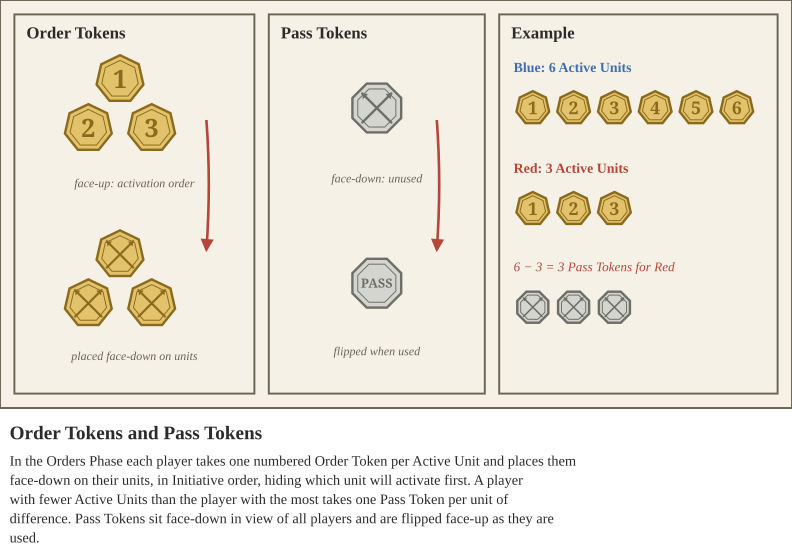

This figure's Python source:
from style import *
from tokens import *
W, H = 330, 170
s = SVG(W, H, 'Order Tokens and Pass Tokens', [
    'In the Orders Phase each player takes one numbered Order Token per Active Unit and places them face-down on their units,',
    'in Initiative order, hiding which unit will activate first. A player with fewer Active Units than the player with the most takes',
    'one Pass Token per unit of difference. Pass Tokens sit face-down in view of all players and are flipped face-up as they are used.'])
s.panel(0, 0, W, H)
# panel 1: order tokens
s.panel(6, 6, 100, H - 12, 'Order Tokens')
for i, (dx, dy) in enumerate([(0, -10), (-11, 7), (11, 7)]):
    order_token(s, 50 + dx*1.2, 45 + dy*1.2, str(i + 1), r=10)
s.text(56, 78, 'face-up: activation order', 5, C['line'], italic=True)
flip(s, 76, 50, 76, 104)
for dx, dy in [(0, -10), (-11, 7), (11, 7)]:
    order_token(s, 50 + dx*1.2, 118 + dy*1.2, r=10)
s.text(56, 150, 'placed face-down on units', 5, C['line'], italic=True)
# panel 2: pass tokens
s.panel(112, 6, 90, H - 12, 'Pass Tokens')
pass_token(s, 157, 45, face=False, r=11)
s.text(157, 76, 'face-down: unused', 5, C['line'], italic=True)
flip(s, 172, 50, 172, 104)
pass_token(s, 157, 118, face=True, r=11)
s.text(157, 148, 'flipped when used', 5, C['line'], italic=True)
# panel 3: example
s.panel(208, 6, W - 214, H - 12, 'Example')
s.text(214, 30, 'Blue: 6 Active Units', 5.8, C['blue'], 'start', bold=True)
for i in range(6):
    order_token(s, 222 + i * 17, 45, str(i + 1), r=7)
s.text(214, 72, 'Red: 3 Active Units', 5.8, C['red'], 'start', bold=True)
for i in range(3):
    order_token(s, 222 + i * 17, 87, str(i + 1), r=7)
s.text(214, 113, '6 − 3 = 3 Pass Tokens for Red', 5.5, C['red'], 'start', italic=True)
for i in range(3):
    pass_token(s, 222 + i * 17, 128, face=False, r=7)
print(s.save('order_tokens.svg'))
